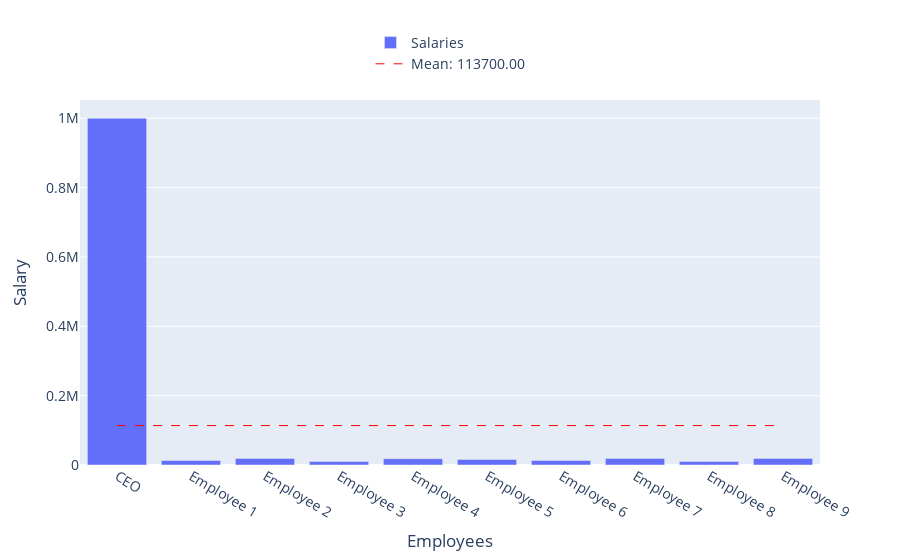

Notebook code cell kept with this figure:
### Code cell
# @title #### Calculate mean and plot bar chart
import plotly.graph_objects as go

# Define the data
salaries = [1000000, 13000, 19000, 10000, 18000, 16000, 13000, 19000, 10000, 19000]
employee_names = ['CEO', 'Employee 1', 'Employee 2', 'Employee 3', 'Employee 4', 'Employee 5', 'Employee 6', 'Employee 7', 'Employee 8', 'Employee 9']

# Calculate the mean
mean_salary = sum(salaries) / len(salaries)

# Create a bar chart
fig = go.Figure(data=go.Bar(y=salaries, x=employee_names, name='Salaries'))

# Add a horizontal line for the mean
fig.add_trace(go.Scatter(
    x=[employee_names[0], employee_names[-1]],
    y=[mean_salary, mean_salary],
    mode='lines',
    name=f'Mean: {mean_salary:.2f}',
    line=dict(color='Red', width=1, dash='dash')
))

# Add labels for x and y axis
fig.update_layout(
    xaxis_title="Employees",
    yaxis_title="Salary",
    font=dict(
        size=14,
    ),
    legend=dict(
        yanchor="top",
        y=1.2,
        xanchor="center",
        x=0.5
    )
)

# Show the plot
fig.show()

### Figure 1 — Plotly figure (JSON) as saved in the notebook; plotly's stock layout.template omitted (floating-point values rounded to 4 significant figures)
{"data": [{"name": "Salaries", "type": "bar", "x": ["CEO", "Employee 1", "Employee 2", "Employee 3", "Employee 4", "Employee 5", "Employee 6", "Employee 7", "Employee 8", "Employee 9"], "y": [1000000, 13000, 19000, 10000, 18000, 16000, 13000, 19000, 10000, 19000]}, {"line": {"color": "Red", "dash": "dash", "width": 1}, "mode": "lines", "name": "Mean: 113700.00", "type": "scatter", "x": ["CEO", "Employee 9"], "y": [113700, 113700]}], "layout": {"font": {"size": 14}, "legend": {"x": 0.5, "xanchor": "center", "y": 1.2, "yanchor": "top"}, "xaxis": {"title": {"text": "Employees"}}, "yaxis": {"title": {"text": "Salary"}}}}
